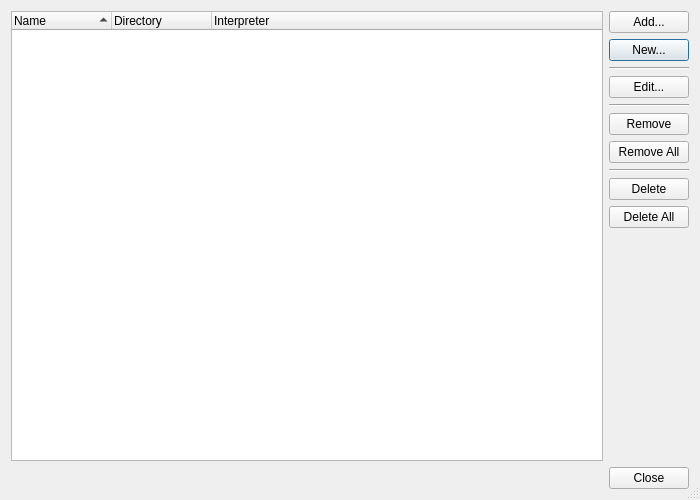
<?xml version="1.0" encoding="UTF-8"?>
<ui version="4.0">
 <class>VirtualenvManagerDialog</class>
 <widget class="QDialog" name="VirtualenvManagerDialog">
  <property name="geometry">
   <rect>
    <x>0</x>
    <y>0</y>
    <width>700</width>
    <height>500</height>
   </rect>
  </property>
  <property name="windowTitle">
   <string>Manage Virtual Environments</string>
  </property>
  <property name="sizeGripEnabled">
   <bool>true</bool>
  </property>
  <layout class="QGridLayout" name="gridLayout">
   <item row="0" column="0">
    <widget class="QTreeWidget" name="venvList">
     <property name="alternatingRowColors">
      <bool>true</bool>
     </property>
     <property name="selectionMode">
      <enum>QAbstractItemView::ExtendedSelection</enum>
     </property>
     <property name="rootIsDecorated">
      <bool>false</bool>
     </property>
     <property name="itemsExpandable">
      <bool>false</bool>
     </property>
     <property name="sortingEnabled">
      <bool>true</bool>
     </property>
     <property name="allColumnsShowFocus">
      <bool>true</bool>
     </property>
     <column>
      <property name="text">
       <string>Name</string>
      </property>
     </column>
     <column>
      <property name="text">
       <string>Directory</string>
      </property>
     </column>
     <column>
      <property name="text">
       <string>Interpreter</string>
      </property>
     </column>
    </widget>
   </item>
   <item row="0" column="1">
    <layout class="QVBoxLayout" name="verticalLayout">
     <item>
      <widget class="QPushButton" name="addButton">
       <property name="toolTip">
        <string>Press to add an existing virtual environment</string>
       </property>
       <property name="text">
        <string>Add...</string>
       </property>
       <property name="autoDefault">
        <bool>false</bool>
       </property>
      </widget>
     </item>
     <item>
      <widget class="QPushButton" name="newButton">
       <property name="toolTip">
        <string>Press to create a new virtual environment</string>
       </property>
       <property name="text">
        <string>New...</string>
       </property>
      </widget>
     </item>
     <item>
      <widget class="Line" name="line_6">
       <property name="orientation">
        <enum>Qt::Horizontal</enum>
       </property>
      </widget>
     </item>
     <item>
      <widget class="QPushButton" name="editButton">
       <property name="toolTip">
        <string>Press to edit the selected virtual environment</string>
       </property>
       <property name="text">
        <string>Edit...</string>
       </property>
       <property name="autoDefault">
        <bool>false</bool>
       </property>
      </widget>
     </item>
     <item>
      <widget class="Line" name="line_3">
       <property name="orientation">
        <enum>Qt::Horizontal</enum>
       </property>
      </widget>
     </item>
     <item>
      <widget class="QPushButton" name="removeButton">
       <property name="toolTip">
        <string>Press to remove the selected virtual environments</string>
       </property>
       <property name="text">
        <string>Remove</string>
       </property>
       <property name="autoDefault">
        <bool>false</bool>
       </property>
      </widget>
     </item>
     <item>
      <widget class="QPushButton" name="removeAllButton">
       <property name="toolTip">
        <string>Press to remove all virtual environments</string>
       </property>
       <property name="text">
        <string>Remove All</string>
       </property>
       <property name="autoDefault">
        <bool>false</bool>
       </property>
      </widget>
     </item>
     <item>
      <widget class="Line" name="line_4">
       <property name="orientation">
        <enum>Qt::Horizontal</enum>
       </property>
      </widget>
     </item>
     <item>
      <widget class="QPushButton" name="deleteButton">
       <property name="toolTip">
        <string>Press to remove the selected virtual environments and delete them</string>
       </property>
       <property name="text">
        <string>Delete</string>
       </property>
       <property name="autoDefault">
        <bool>false</bool>
       </property>
      </widget>
     </item>
     <item>
      <widget class="QPushButton" name="deleteAllButton">
       <property name="toolTip">
        <string>Press to remove all virtual environments and delete them</string>
       </property>
       <property name="text">
        <string>Delete All</string>
       </property>
       <property name="autoDefault">
        <bool>false</bool>
       </property>
      </widget>
     </item>
     <item>
      <spacer name="verticalSpacer_3">
       <property name="orientation">
        <enum>Qt::Vertical</enum>
       </property>
       <property name="sizeHint" stdset="0">
        <size>
         <width>20</width>
         <height>228</height>
        </size>
       </property>
      </spacer>
     </item>
    </layout>
   </item>
   <item row="1" column="0" colspan="2">
    <widget class="QDialogButtonBox" name="buttonBox">
     <property name="orientation">
      <enum>Qt::Horizontal</enum>
     </property>
     <property name="standardButtons">
      <set>QDialogButtonBox::Close</set>
     </property>
    </widget>
   </item>
  </layout>
 </widget>
 <tabstops>
  <tabstop>venvList</tabstop>
  <tabstop>addButton</tabstop>
  <tabstop>newButton</tabstop>
  <tabstop>editButton</tabstop>
  <tabstop>removeButton</tabstop>
  <tabstop>removeAllButton</tabstop>
  <tabstop>deleteButton</tabstop>
  <tabstop>deleteAllButton</tabstop>
 </tabstops>
 <resources/>
 <connections>
  <connection>
   <sender>buttonBox</sender>
   <signal>accepted()</signal>
   <receiver>VirtualenvManagerDialog</receiver>
   <slot>accept()</slot>
   <hints>
    <hint type="sourcelabel">
     <x>248</x>
     <y>254</y>
    </hint>
    <hint type="destinationlabel">
     <x>157</x>
     <y>274</y>
    </hint>
   </hints>
  </connection>
  <connection>
   <sender>buttonBox</sender>
   <signal>rejected()</signal>
   <receiver>VirtualenvManagerDialog</receiver>
   <slot>reject()</slot>
   <hints>
    <hint type="sourcelabel">
     <x>316</x>
     <y>260</y>
    </hint>
    <hint type="destinationlabel">
     <x>286</x>
     <y>274</y>
    </hint>
   </hints>
  </connection>
 </connections>
</ui>
